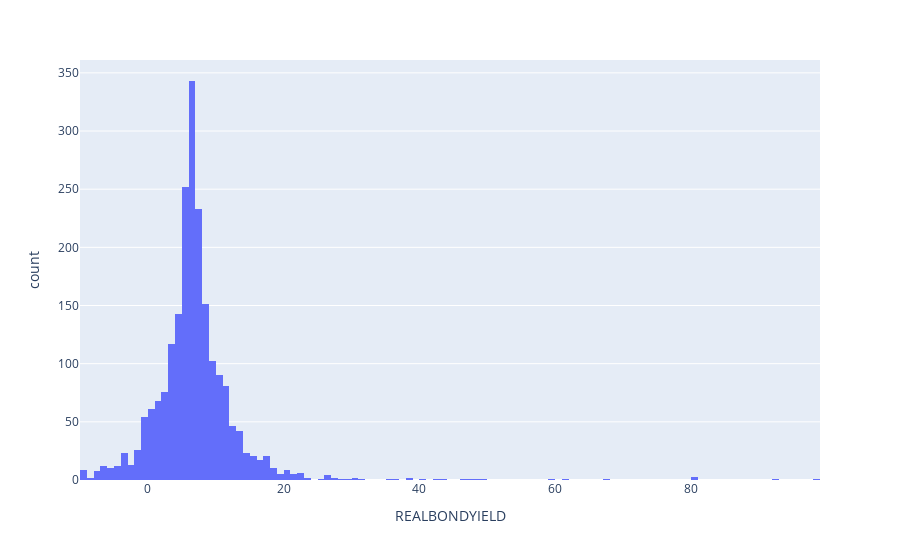

Here is the notebook cell this chart was saved with:
### Markdown cell above
kbd_alt = requests.get('https://www.cbr.ru/hd_base/zcyc_params/zcyc/?DateTo=07.09.2022').content
kbd_alt

### Code cell
fig = px.histogram(new_data[(new_data['REALBONDYIELD'] < 100)&(new_data['REALBONDYIELD'] > -10)], x = 'REALBONDYIELD')
fig.show()

### Figure 1 — Plotly figure (JSON) as saved in the notebook; plotly's stock layout.template omitted (floating-point values rounded to 4 significant figures; data arrays with more than 128 entries replaced by an {"elided": "..."} marker saying what was removed)
{"data": [{"alignmentgroup": "True", "bingroup": "x", "hovertemplate": "REALBONDYIELD=%{x}<br>count=%{y}<extra></extra>", "legendgroup": "", "marker": {"color": "#636efa", "pattern": {"shape": ""}}, "name": "", "offsetgroup": "", "orientation": "v", "showlegend": false, "type": "histogram", "x": {"elided": "2124 float values"}, "xaxis": "x", "yaxis": "y"}], "layout": {"barmode": "relative", "legend": {"tracegroupgap": 0}, "margin": {"t": 60}, "xaxis": {"anchor": "y", "domain": [0, 1], "title": {"text": "REALBONDYIELD"}}, "yaxis": {"anchor": "x", "domain": [0, 1], "title": {"text": "count"}}}}
